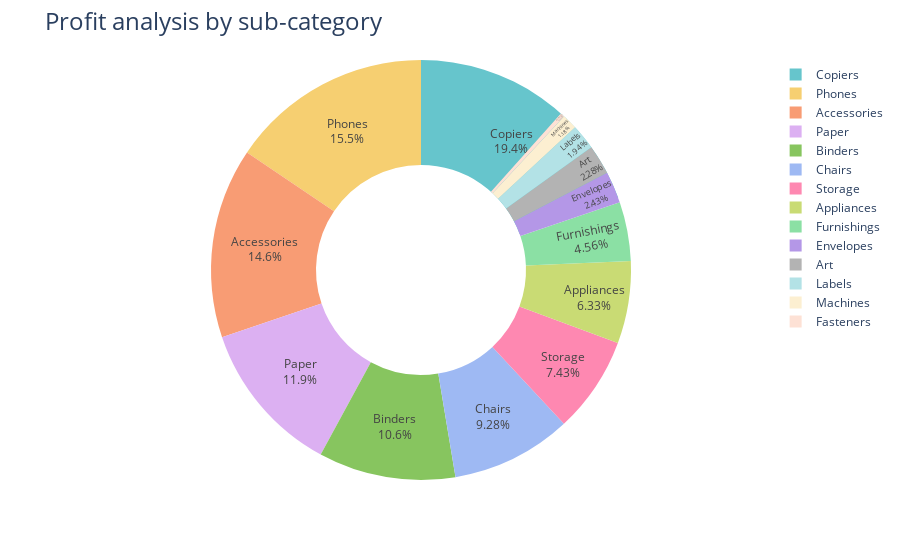

This figure's notebook cell:
### Code cell
fig=px.pie(profit_by_subcategory,
           values='Profit',
           names='Sub-Category',
           hole=0.5,
color_discrete_sequence=px.colors.qualitative.Pastel)

fig.update_traces(textposition='inside', textinfo='percent+label')
fig.update_layout(title_text='Profit analysis by sub-category',title_font=dict(size=24))
fig.show()

### Figure 1 — Plotly figure (JSON) as saved in the notebook; plotly's stock layout.template omitted (floating-point values rounded to 4 significant figures)
{"data": [{"domain": {"x": [0, 1], "y": [0, 1]}, "hole": 0.5, "hovertemplate": "Sub-Category=%{label}<br>Profit=%{value}<extra></extra>", "labels": ["Accessories", "Appliances", "Art", "Binders", "Bookcases", "Chairs", "Copiers", "Envelopes", "Fasteners", "Furnishings", "Labels", "Machines", "Paper", "Phones", "Storage", "Supplies", "Tables"], "legendgroup": "", "name": "", "showlegend": true, "textinfo": "percent+label", "textposition": "inside", "type": "pie", "values": [41940.0, 18140.0, 6528.0, 30220.0, -3473.0, 26590.0, 55620.0, 6964.0, 949.5, 13060.0, 5546.0, 3385.0, 34050.0, 44520.0, 21280.0, -1189.0, -17730.0]}], "layout": {"autosize": true, "legend": {"tracegroupgap": 0}, "margin": {"t": 60}, "piecolorway": ["rgb(102, 197, 204)", "rgb(246, 207, 113)", "rgb(248, 156, 116)", "rgb(220, 176, 242)", "rgb(135, 197, 95)", "rgb(158, 185, 243)", "rgb(254, 136, 177)", "rgb(201, 219, 116)", "rgb(139, 224, 164)", "rgb(180, 151, 231)", "rgb(179, 179, 179)"], "title": {"font": {"size": 24}, "text": "Profit analysis by sub-category"}}}
